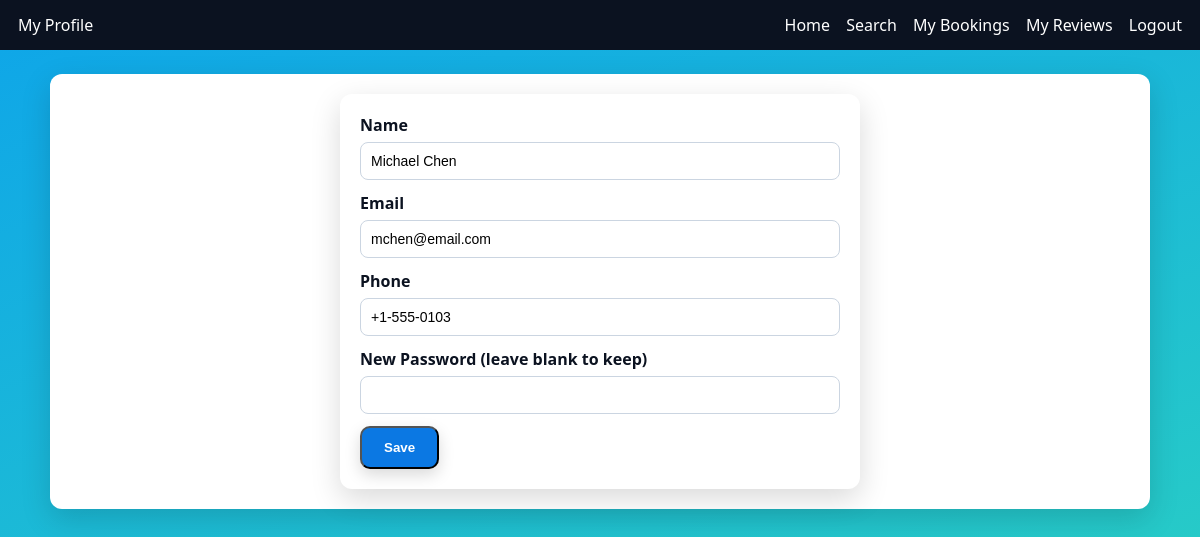
Screenshot of /pages/guest/guest_profile.php (signed in) with the database file from the repository.
### tables this page shows
CREATE TABLE IF NOT EXISTS `guests` (
  `guest_id` int(11) NOT NULL AUTO_INCREMENT,
  `name` varchar(100) NOT NULL,
  `email` varchar(100) NOT NULL,
  `password` varchar(255) NOT NULL,
  `phone` varchar(20) DEFAULT NULL,
  `date_of_birth` date DEFAULT NULL,
  `gender` enum('Male','Female','Other') DEFAULT NULL,
  `nationality` varchar(50) DEFAULT NULL,
  `address` text DEFAULT NULL,
  `loyalty_points` int(11) DEFAULT 0,
  `membership_level` enum('Bronze','Silver','Gold','Platinum') DEFAULT 'Bronze',
  `created_at` timestamp NOT NULL DEFAULT current_timestamp(),
  `updated_at` timestamp NOT NULL DEFAULT current_timestamp() ON UPDATE current_timestamp(),
  `is_active` tinyint(1) DEFAULT 1,
  PRIMARY KEY (`guest_id`),
  UNIQUE KEY `email` (`email`),
  KEY `idx_guest_email` (`email`),
  KEY `idx_membership_level` (`membership_level`),
  KEY `idx_guest_membership_active` (`membership_level`,`is_active`)
);

### pages/guest/guest_profile.php (the view, shortened to what this page needs)
<?php
require_once("../../includes/db_connect.php"); require_once("../../includes/auth_guest.php");
$gid=(int)$_SESSION['guest_id']; $g=$conn->query("SELECT * FROM guests WHERE guest_id=$gid")->fetch_assoc();
?>
<!DOCTYPE html><html><head><meta charset="utf-8"><meta name="viewport" content="width=device-width,initial-scale=1">
<link rel="stylesheet" href="../../css/style.css"><title>My Profile</title></head>
<body>
<div class="header"><div>My Profile</div><div class="nav"><a href="guest_home.php">Home</a> <a href="guest_search.php">Search</a> <a href="guest_my_bookings.php">My Bookings</a> <a href="guest_my_reviews.php">My Reviews</a> <a href="guest_logout.php">Logout</a></div></div>
<div class="main">
  <form method="post" class="form-container">
    <div class="form-group"><label>Name</label><input type="text" name="name" value="<?= htmlspecialchars($g['name']) ?>" required></div>
    <div class="form-group"><label>Email</label><input type="email" name="email" value="<?= htmlspecialchars($g['email']) ?>" required></div>
    <div class="form-group"><label>Phone</label><input type="text" name="phone" value="<?= htmlspecialchars($g['phone']) ?>" required></div>
    <div class="form-group"><label>New Password (leave blank to keep)</label><input type="password" name="password"></div>
    <button class="btn btn-primary" name="save">Save</button>
  </form>
</div>
</body></html>

### css/style.css (style rules this page uses)
* { box-sizing:border-box }
body { margin:0;font-family:system-ui,-apple-system,Segoe UI,Roboto,Arial,sans-serif; background:linear-gradient(160deg,#0ea5e9 0%,#2dd4bf 100%);min-height:100vh;color:#0b1220 }
a { color:#0b78e3;text-decoration:none }
.btn { display:inline-block;padding:12px 22px;border-radius:10px;background:#fff;color:#0b1220;font-weight:600;box-shadow:0 6px 16px rgba(0,0,0,.15);transition:transform .15s,box-shadow .15s,background .15s }
.header { background:#0b1220;color:#fff;padding:14px 18px;display:flex;justify-content:space-between;align-items:center }
.header .nav a { color:#fff;margin-left:12px }
.main { max-width:1100px;margin:24px auto;background:#fff;padding:20px;border-radius:12px;box-shadow:0 10px 30px rgba(0,0,0,.15) }
.form-container { max-width:520px;margin:0 auto;background:#fff;padding:20px;border-radius:12px;box-shadow:0 10px 30px rgba(0,0,0,.15) }
.form-group { margin-bottom:12px;text-align:left }
.form-group label { display:block;margin-bottom:6px;font-weight:600 }
.form-group input,.form-group textarea,.form-group select { width:100%;padding:10px;border:1px solid #cbd5e1;border-radius:8px;font-size:14px }
.btn-primary { background:#0b78e3;color:#fff }

### rows the page displays
guests: name "Michael Chen", email "mchen@email.com", phone "+1-555-0103"
